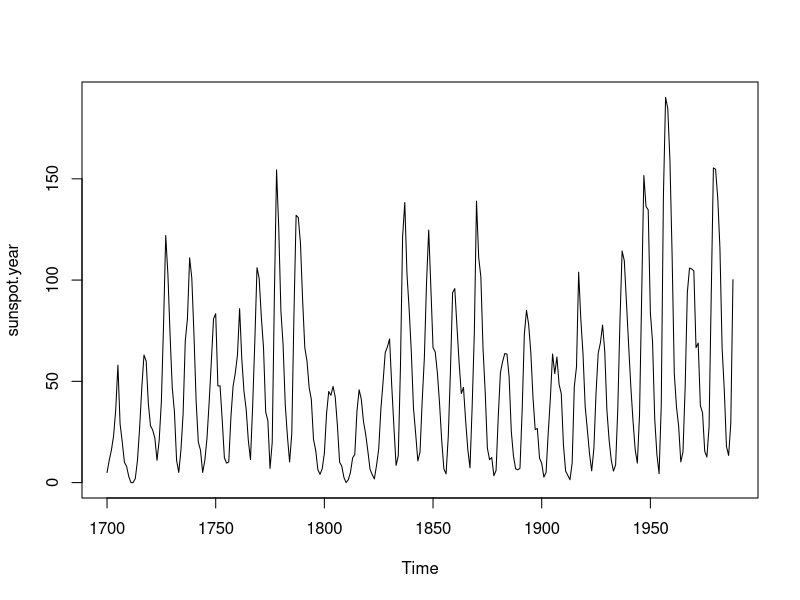

Source code (R):
## ---- chunk 1
plot(sunspot.year)
